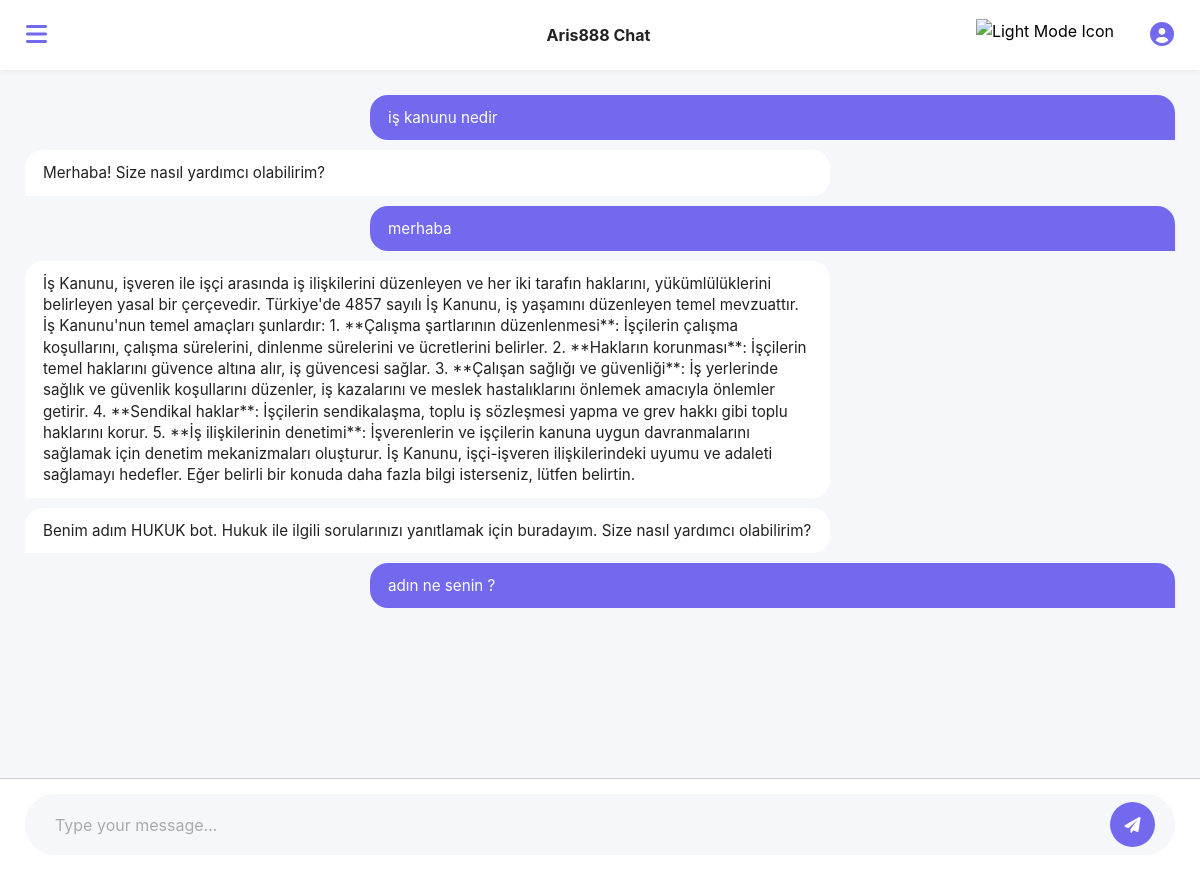
Page /chat/thread_PctoOUrHiyqs45pOnVeEZ8Gw on the committed database.
### app.py (models this page shows)
class Message(db.Model):
    id = db.Column(db.String, primary_key=True)
    thread_id = db.Column(db.String, db.ForeignKey('thread.id'))
    content = db.Column(db.String)
    role = db.Column(db.String)

### app.py (the view, shortened to what this page needs)
@app.route('/chat/<thread_id>', methods=['GET', 'POST'])
@app.route('/chat', methods=['GET', 'POST'])
def chat(thread_id=None):
    if request.method == 'GET' and not thread_id:
        session.pop('thread_id', None)
    messages = []
    current_thread_id = thread_id or session.get('thread_id')
    if current_thread_id:
        db_messages = Message.query.filter_by(thread_id=current_thread_id).order_by(Message.id).all()
        messages = [{"role": msg.role, "content": msg.content} for msg in db_messages]
    user_threads = []
    return render_template(
        'chat.html',
        messages=messages,
        threads=user_threads,
        current_thread_id=current_thread_id
    )

### templates/chat.html (shortened to what this page needs)
<!DOCTYPE html>
<html lang="en">
<head>
  <link rel="stylesheet" href="https://stackpath.bootstrapcdn.com/bootstrap/4.5.2/css/bootstrap.min.css" />
  <link rel="stylesheet" href="https://cdnjs.cloudflare.com/ajax/libs/font-awesome/6.0.0/css/all.min.css" />
</head>
<body>
  <div class="main-header">
    <button class="toggle-sidebar-btn" onclick="toggleSidebar()"><i class="fas fa-bars"></i></button>
    <strong>Aris888 Chat</strong>
    <div class="profile-dropdown">
      <button class="profile-dropdown-toggle" onclick="toggleDropdown()"><i class="fas fa-user-circle"></i></button>
    </div>
  </div>
<div class="wrapper">
  <div class="main-content">
    <div class="chat-container" id="chat-container">
      {% for message in messages %}
        <div class="message {{ 'user-message' if message.role == 'user' else 'assistant-message' }}">
          {{ message.content | safe }}
        </div>
      {% endfor %}
    </div>
  </div>
</div>
  <div class="input-area">
    <div class="input-container">
      <input type="text" class="message-input" id="message-input" placeholder="Type your message...">
      <button type="button" class="btn-send" id="send-button"><i class="fas fa-paper-plane"></i></button>
    </div>
  </div>
</body>
</html>

### templates/chat.html (style rules this page uses)
:root { --primary-color: #7269ef; --secondary-color: #f5f7fb; --text-color: #222; --background-color: #ffffff; --chat-bg-color: #f5f7fb; --sidebar-bg: #fff; --sidebar-width: 280px; }
html, body { margin: 0; padding: 0; font-family: 'Inter', sans-serif; height: 100%; background: var(--background-color); color: var(--text-color); }
.main-header { position: fixed; top: 0; left: 0; height: 70px; width: 100%; background: var(--background-color); display: flex; align-items: center; justify-content: space-between; padding: 0 20px; box-shadow: 0 2px 5px rgba(0, 0, 0, 0.05); z-index: 999; transition: padding-left 0.3s ease; }
.wrapper { display: flex; flex: 1; height: 100%; margin-top: 70px; }
.main-content { flex: 1; transition: margin-left 0.3s ease; width: 100%; display: flex; flex-direction: column; }
.chat-container { flex: 1; overflow-y: auto; padding: 25px; background: var(--chat-bg-color); margin-bottom: 90px; }
.message { max-width: 70%; padding: 12px 18px; border-radius: 18px; margin-bottom: 10px; font-size: 0.95rem; line-height: 1.4; word-break: break-word; }
.user-message { background: var(--primary-color); color: white; align-self: flex-end; border-bottom-right-radius: 0; margin-left: auto; }
.assistant-message { background: var(--background-color); color: var(--text-color); align-self: flex-start; border-bottom-left-radius: 0; margin-right: auto; }
.input-area { background: var(--background-color); padding: 15px 25px; border-top: 1px solid #ccc; position: fixed; bottom: 0; left: 0; right: 0; z-index: 998; transition: padding-left 0.3s ease; }
.input-container { display: flex; align-items: center; background: var(--chat-bg-color); border-radius: 30px; padding: 8px 20px; }
.message-input { flex: 1; border: none; background: transparent; padding: 10px; color: var(--text-color); }
.message-input::placeholder { color: #aaa; }
.btn-send { background: var(--primary-color); color: #fff; border: none; border-radius: 50%; width: 45px; height: 45px; display: flex; align-items: center; justify-content: center; cursor: pointer; }
.profile-dropdown-toggle, .toggle-sidebar-btn { background: none; border: none; font-size: 1.5rem; color: var(--primary-color); cursor: pointer; }
.toggle-sidebar-btn i::before { content: \"\\f0c9\"; font-family: 'Font Awesome 5 Free'; font-weight: 900; }

### rows in the picture
Message: content "iş kanunu nedir"
Message: content "Merhaba! Size nasıl yardımcı olabilirim?"
Message: content "merhaba"
Message: content "İş Kanunu, işveren ile işçi arasında iş ilişkilerini düzenleyen ve her iki tarafın haklarını, yükümlülüklerini belirleyen yasal bir çerçevedir. Türkiye'de 4857 sayılı İş Kanunu, iş yaşamını düzenleyen temel mevzuattır. İş Kanunu'nun temel amaçları şunlardır: 1. **Çalışma şartlarının düzenlenmesi**: İşçilerin çalışma koşullarını, çalışma sürelerini, dinlenme sürelerini ve ücretlerini belirler. 2. **Hakların korunması**: İşçilerin temel haklarını güvence altına alır, iş güvencesi sağlar. 3. **Çalışan sağlığı ve güvenliği**: İş yerlerinde sağlık ve güvenlik koşullarını düzenler, iş kazalarını ve meslek hastalıklarını önlemek amacıyla önlemler getirir. 4. **Sendikal haklar**: İşçilerin…"
Message: content "Benim adım HUKUK bot. Hukuk ile ilgili sorularınızı yanıtlamak için buradayım. Size nasıl yardımcı olabilirim?"
Message: content "adın ne senin ?"
